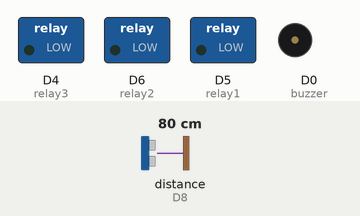
Bench run of a sketch on a simulated ESP8266 (NodeMCU). On the bench: switched loads named in the sketch (green lamp = pin HIGH), buzzer (waves = sounding, pin HIGH). Wiring (inferred from the names in the program): ultrasonic range finder: trigger D7; echo D8. The test bench sets the inputs (shaded band); at power-on: distance to the obstacle (sensor on D8) 80 cm. The echo pulse lasts 58.3 µs per cm; WiFi joins after 1.5 s; servers stay silent unless stated; uploads are accepted with an empty reply; random numbers use the default seed unless the sketch sets one; pins used as bus, display or sensor lines are not drawn; what the sketch prints to the serial monitor is not drawn.

Above: at 2.7 s.
2.8 s: distance to the obstacle (sensor on D8) set to 2 cm
4.7 s: distance to the obstacle (sensor on D8) set to 26 cm
6.2 s: distance to the obstacle (sensor on D8) set to 32 cm
At 6.9 s:
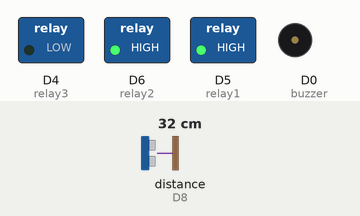
At 11.9 s:
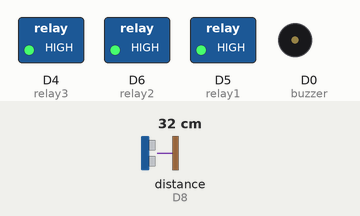
Timing chart, 0 to 58.5 s (numbered marks = the images above; inputs shaded):
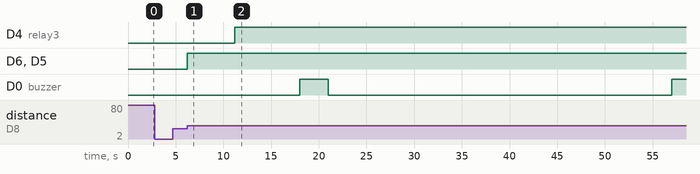

The sketch:

2a26752c999f408377e471a00.ino
```cpp
#include <ESP8266WiFi.h>
#include <ESP8266HTTPClient.h>

// db: allbrigh_GPS_fitter
// user : allbrigh_gpsfitter22
// pw : gpsfitter22

/*
  A0 = water sensor
  D1 = SDA  -- LCD
  D2 = SCL  -- LCD
  D0 = buzzer
  D4 = relay 3
  D5 = relay 1
  D6 = relay 2
  D7 = hcsr
  D8 = hcsr
*/

// ------------ PIN and Configuration ------------


#define WIFI_SSID "Allbrigh Project"
#define WIFI_PASS "marchcausear"

#define waterlvl_pin A0
#define buzzer D0
#define relay1 D5
#define relay2 D6
#define relay3 D4
#define TRIG_PIN_1 D7
#define ECHO_PIN_1 D8

int interval = 3000;    // interval kirim data ke apps
int trigger1   = 30;    // 30cm jarak sensor terdeteksi

const char *host = "monitoringair.allbright.my.id";
unsigned long previousMillis;
bool mode = false;    // mode false untuk tes pake random value, true jika sensor
// ----------------------------------------------
int level;
int distance1;
bool kunci;
bool vice;
String kondsRelay;
void setup() {
  Serial.begin(115200);

  pinMode(waterlvl_pin, INPUT);
  pinMode(buzzer, OUTPUT);
  pinMode(relay1, OUTPUT);
  pinMode(relay2, OUTPUT);
  pinMode(relay3, OUTPUT);
  pinMode(TRIG_PIN_1, OUTPUT);
  pinMode(ECHO_PIN_1, INPUT);

  WiFi.begin(WIFI_SSID, WIFI_PASS);
  while (WiFi.status() != WL_CONNECTED) {
    delay(500);
    Serial.print(".");
  }
  Serial.println("");
  Serial.print("Connected to ");
  Serial.println(WIFI_SSID);
  Serial.print("IP address: ");
  Serial.println(WiFi.localIP());
  Serial.println();
  Serial.println("Alat Drywash Hand Sanitizer");
}

void loop() {
  standby(mode);
  sonic1();
  Serial.println("Silahkan Masukkan Tangan Anda..");
  if (distance1 < trigger1) kunci = true;
  while (kunci) {
    do {
      sonic1();
      digitalWrite(relay1, LOW);  // mist maker nyala
      digitalWrite(relay2, LOW);  // kipas pendorong kabut nyala
      Serial.println("Sterilisasi sedang berlangsung");
    } while (distance1 < trigger1);
    digitalWrite(relay1, HIGH);  // mist maker mati
    digitalWrite(relay2, HIGH);  // kipas pendorong kabut mati
    digitalWrite(relay3, LOW);  // kipas ventilasi nyala
    Serial.println("Pengosongan kabut dari Kabin");
    delay(5000);
    digitalWrite(relay3, HIGH);  // kipas ventilasi mati
    kunci = false;
    break;
  }

  unsigned long currentMillis = millis();
  if (currentMillis - previousMillis >= interval) {
    previousMillis = currentMillis;
    Serial.println(String() + "Level = " + level);
    getNyala();
    cekRelay();
    sendDataPhp(String(level), kondsRelay);

    // logic ketika air tinggal sedikit ( < 20%) maka buzzer akan bunyi
    if (vice && (level < 20)) {
      digitalWrite(buzzer, HIGH);
      vice = false;
    } else {
      digitalWrite(buzzer, LOW);
      vice = true;
    }

  }
}

void bacaWater() {
  level = analogRead(waterlvl_pin);
  level = map(level, 0, 1023, 100, 0); // di map in untuk 100 %
}


void standby(bool mode) {
  if (mode) {
    bacaWater();
  }
  else {
    inputManual();
  }
}

void inputManual() {
  level = random(100);
}

void cekRelay() {
  if (kondsRelay != "") {
    if (kondsRelay == "0") digitalWrite(relay3, HIGH);
    if (kondsRelay == "1") digitalWrite(relay3, LOW);
  } else {
    return;
  }
}


void getNyala() {
  WiFiClient clientNyala;
  if (!clientNyala.connect(host, 80)) {
    Serial.println("connection nyala failed");
    return;
  }
  String url;
  url =  "http://" + String(host) + "/cek/cek_relay.php";
  HTTPClient httpNyala;
  httpNyala.begin(clientNyala, url);

  httpNyala.GET();
  String responNyala = httpNyala.getString();
  Serial.println("responNyala = " + responNyala);
  httpNyala.end();
  kondsRelay = responNyala;
}

void sendDataPhp(String level, String relay) {
  WiFiClient client;
  if (!client.connect(host, 80)) {
    Serial.println("connection failed");
    return;
  }
  String url;
  url = "http://" + String(host) + "/kirimdata.php?level=" + level + "&relay=" + relay;

  HTTPClient http;
  http.begin(client, url);

  http.GET();
  String respon = http.getString();
  Serial.println(respon);
  http.end();

}


void sonic1() {
  digitalWrite(TRIG_PIN_1, LOW);
  delayMicroseconds(2);
  digitalWrite(TRIG_PIN_1, HIGH);
  delayMicroseconds(10);
  digitalWrite(TRIG_PIN_1, LOW);
  const unsigned long duration1 = pulseIn(ECHO_PIN_1, HIGH);
  distance1 = duration1 / 29 / 2;
}
```

Measured:
- after the input at 6.2 s, D4 (relay3): LOW → HIGH after 5.0 s; D6 (relay2), D5 (relay1): LOW → HIGH at once; D0 (buzzer): LOW → HIGH after 11.8 s, → LOW 3.0 s later, → HIGH 36.0 s later
